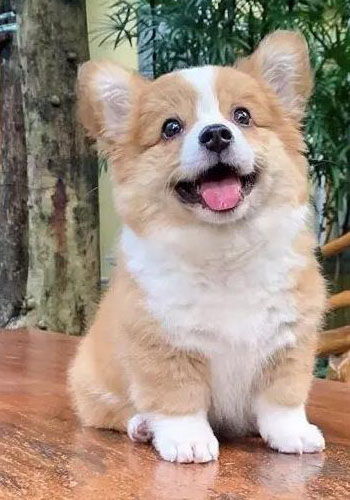
#> input picture 计算机视觉实验08/imgs/dog.jpg, 350 x 500 px
$ python 'test1_1噪声模拟.py'
#> lines starting #> are read from the running program, lines starting #| are printed output that depends on the picture
#> further down, dogImg is the input picture: shape (500, 350, 3); mean B, G, R 128.8, 143.1, 159.9
### 计算机视觉实验08/util.py
import cv2
import matplotlib.pyplot as plt
import numpy as np
import scipy


# 高斯噪声
# [4 lines left out: function normalize, not called in this run]


def add_gaussian_noise(img, mu=0, sigma=25):
#> called with mu = 0, sigma = 25
    img = np.expand_dims(img, axis=-1) if img.ndim == 2 else img
    new_img = np.zeros(img.shape)
    for i in range(img.shape[2]):
        image = np.array(img[:, :, i], dtype=float)
        noise = np.random.normal(mu, sigma, image.shape)
        # print(np.mean(noise), np.std(noise))
        new_img[:, :, i] = normalize(image + noise) * 255
    if img.ndim == 2:
        new_img = np.squeeze(new_img, -1)
    return np.uint8(new_img)


# 瑞利噪声
def add_rayleigh_noise(img, mu=0, sigma=25):
#> called with mu = 0, sigma = 25
    img = np.expand_dims(img, axis=-1) if img.ndim == 2 else img
    new_img = np.zeros(img.shape)
    for i in range(img.shape[2]):
        image = np.array(img[:, :, i], dtype=float)
        noise = np.random.rayleigh(scale=sigma, size=image.shape)
        noise = noise / np.std(noise) * sigma
        noise = noise - np.mean(noise) + mu
        # print(np.mean(noise), np.std(noise))
        new_img[:, :, i] = normalize(image + noise) * 255
        if img.ndim == 2:
            new_img = np.squeeze(new_img, -1)
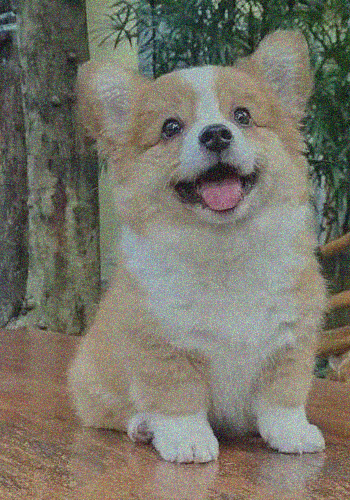
#> new_img: shape (500, 350, 3) float64; mean B, G, R 106.2, 118, 120.7
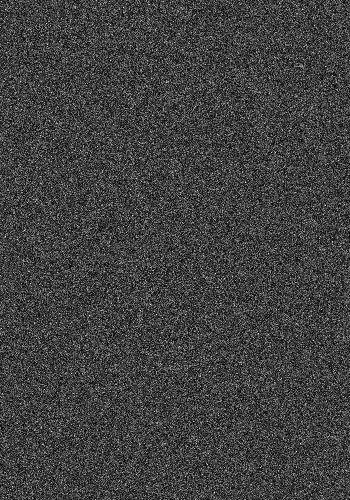
#> noise: shape (500, 350) float64; min -47.8, max 139, mean 0; drawn with min black and max white
    return np.uint8(new_img)


# 伽马噪声
def add_gamma_noise(img, mu=0, sigma=25):
#> called with mu = 0, sigma = 25
    img = np.expand_dims(img, axis=-1) if img.ndim == 2 else img
    new_img = np.zeros(img.shape)
    for i in range(img.shape[2]):
        image = np.array(img[:, :, i], dtype=float)
        a = 2 * mu - np.sqrt(12 * sigma)
        b = 2 * mu + np.sqrt(12 * sigma)
        noise = np.random.uniform(a, b, image.shape)
        # showGrayHist(noise)
        # print(np.mean(noise), np.std(noise))
        # print(b*scale, b**0.5*scale)
        new_img[:, :, i] = normalize(image + noise) * 255
    if img.ndim == 2:
        new_img = np.squeeze(new_img, -1)
    return np.uint8(new_img)


# 椒盐噪声
def add_salt_pepper(img, ps=0.05, pp=0.05):
#> called with ps = 0.05, pp = 0.05
    img = np.expand_dims(img, axis=-1) if img.ndim == 2 else img
    new_img = np.zeros(img.shape)
    h, w = img.shape[:2]
#> h = 500; w = 350
    mask = np.random.choice((0, 0.5, 1), size=(h, w), p=[pp, (1 - pp - ps), ps])
    img_out = img
    img_out[mask == 1] = 255
    img_out[mask == 0] = 0
    new_img = img_out
    if img.ndim == 2:
        new_img = np.squeeze(new_img, -1)
    return np.uint8(new_img)


# 几何均值滤波
# [56 lines left out: functions GeometricMeanOperator, GeometricMeanAlogrithm, rgbGemoetricMean, HarmonicMeanOperator, HarmonicMeanAlogrithm, rgbHarmonicMean, not called in this run]


# 逆谐波均值滤波
def Contra_harmonicMeanOperator(roi, q):
    roi = roi.astype(np.float64)
    return np.mean(roi ** (q + 1)) / np.mean((roi) ** (q))


# [35 lines left out: functions Contra_harmonicMeanAlogrithm, rgbContra_harmonicMean, get_motion_dsf, not called in this run]


# 仿真湍流模糊
def cal_distance(pa, pb):  # 欧拉距离计算函数的定义
    return np.sqrt((pa[0] - pb[0]) ** 2 + (pa[1] - pb[1]) ** 2)


# [127 lines left out: functions get_turbulence_dsf, make_blurred, inverse_filter, wiener_filter, spectrum_show, normalize and 1 more, not called in this run]


def gen_pic_with_mask(mask, origin_pic):
    origin_pic[mask == 1.0] = 128
    return origin_pic


# 图像修补TV
def normalize(mask, cut=False):
    if cut:
        return np.clip(mask, 0, 255) / 255.0
    return (mask - mask.min()) / (mask.max() - mask.min())


# TV https://www.cnblogs.com/hxjbc/p/6675901.html


# [23 lines left out: function tv_inpaint, not called in this run]


def gen_pic_with_mask(mask, origin_pic):
    origin_pic[mask == 1.0] = 128
    return origin_pic

### 计算机视觉实验08/test1_1噪声模拟.py
from util import *

# 【1】任选图片，进行噪声模拟与统计排序滤波器的恢复实验。

# 噪声模拟
dogImg = cv2.imread('./imgs/dog.jpg')

# 高斯狗
gaussian_noiseed = add_gaussian_noise(dogImg)
cv2.imwrite('./noiseed/dog_gaussian_noiseed.jpg', gaussian_noiseed)

# 瑞利狗
rayleigh_noiseed = add_rayleigh_noise(dogImg)
cv2.imwrite('./noiseed/dog_rayleigh_noiseed.jpg', rayleigh_noiseed)

# 伽马狗
gamma_noiseed = add_gamma_noise(dogImg)
cv2.imwrite('./noiseed/dog_gamma_noiseed.jpg', gamma_noiseed)

# 椒盐狗
salt_peppered = add_salt_pepper(dogImg)
cv2.imwrite('./noiseed/dog_salt_peppered.jpg', salt_peppered)


catImg = cv2.imread('./imgs/cat.jpg')
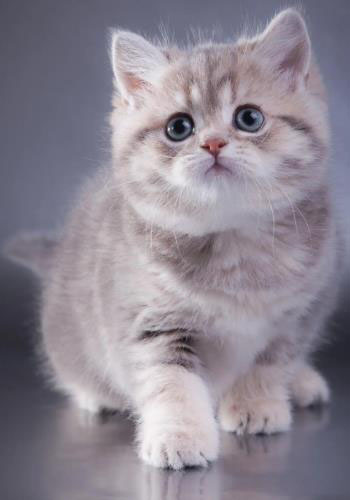
#> input picture 计算机视觉实验08/imgs/cat.jpg, 350 x 500 px
#> catImg is the input picture: shape (500, 350, 3); mean B, G, R 146.1, 134.5, 141.4

# 高斯猫
gaussian_noiseed = add_gaussian_noise(catImg)
#> call 2 of add_gaussian_noise, with mu = 0, sigma = 25
#> after the loop in add_gaussian_noise (call 2), `for i in range(img.shape[2]):`:
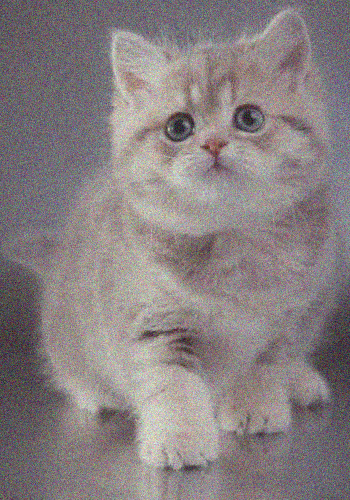
#> new_img: shape (500, 350, 3) float64; mean B, G, R 129.7, 128.4, 136.9
cv2.imwrite('./noiseed/cat_gaussian_noiseed.jpg', gaussian_noiseed)

# 瑞利猫
rayleigh_noiseed = add_rayleigh_noise(catImg)
#> call 2 of add_rayleigh_noise, with mu = 0, sigma = 25
#> after the loop in add_rayleigh_noise (call 2), `for i in range(img.shape[2]):`:
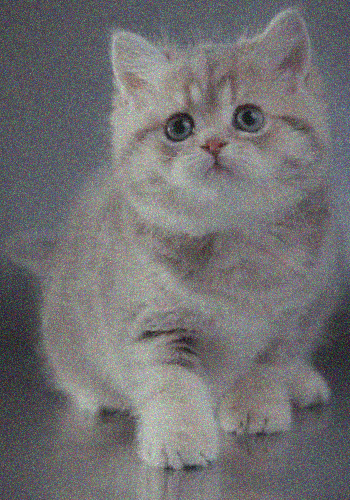
#> new_img: shape (500, 350, 3) float64; mean B, G, R 114.6, 112.8, 114.3
#> after the loop in add_rayleigh_noise (call 2), `for i in range(img.shape[2]):`:
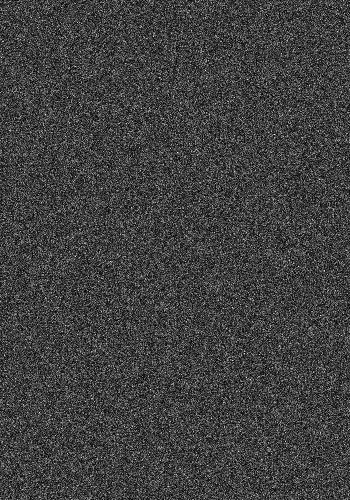
#> noise: shape (500, 350) float64; min -47.69, max 139.5, mean 0; drawn with min black and max white
cv2.imwrite('./noiseed/cat_rayleigh_noiseed.jpg', rayleigh_noiseed)

# 伽马猫
gamma_noiseed = add_gamma_noise(catImg)
cv2.imwrite('./noiseed/cat_gamma_noiseed.jpg', gamma_noiseed)

# 椒盐猫
salt_peppered = add_salt_pepper(catImg)
#> call 2 of add_salt_pepper, with ps = 0.05, pp = 0.05
#> in add_salt_pepper (call 2), `img_out[mask == 0] = 0`:
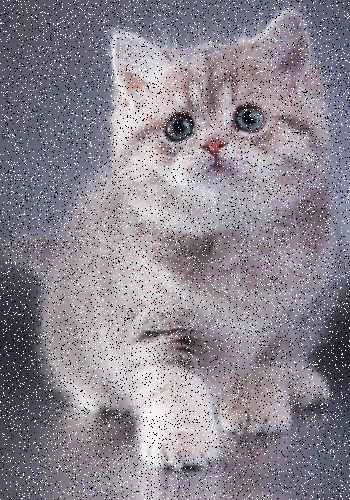
#> img_out: shape (500, 350, 3); mean B, G, R 144.4, 133.9, 140.2
cv2.imwrite('./noiseed/cat_salt_peppered.jpg', salt_peppered)
